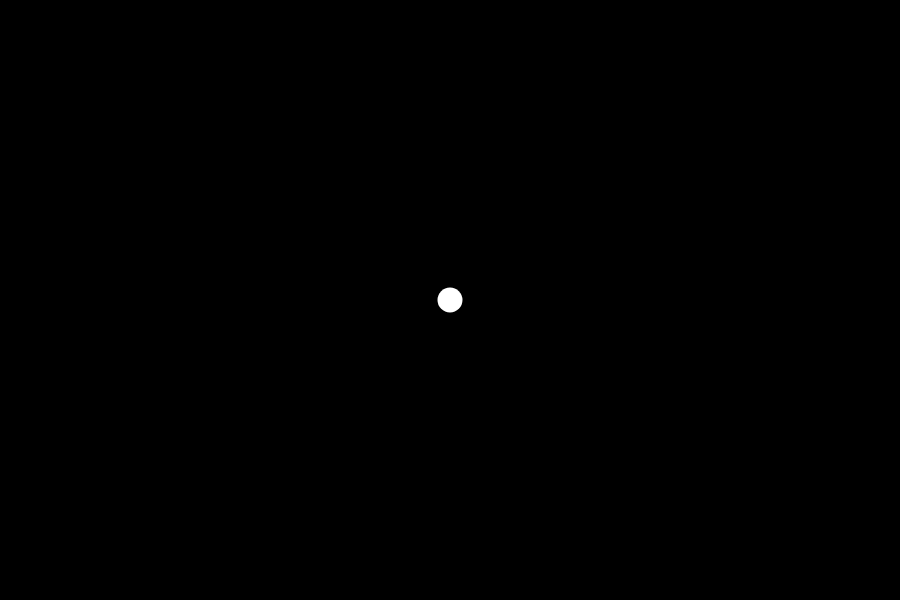
Frame 1 (no input)
Frame 60 (no input): identical to frame 1, image omitted
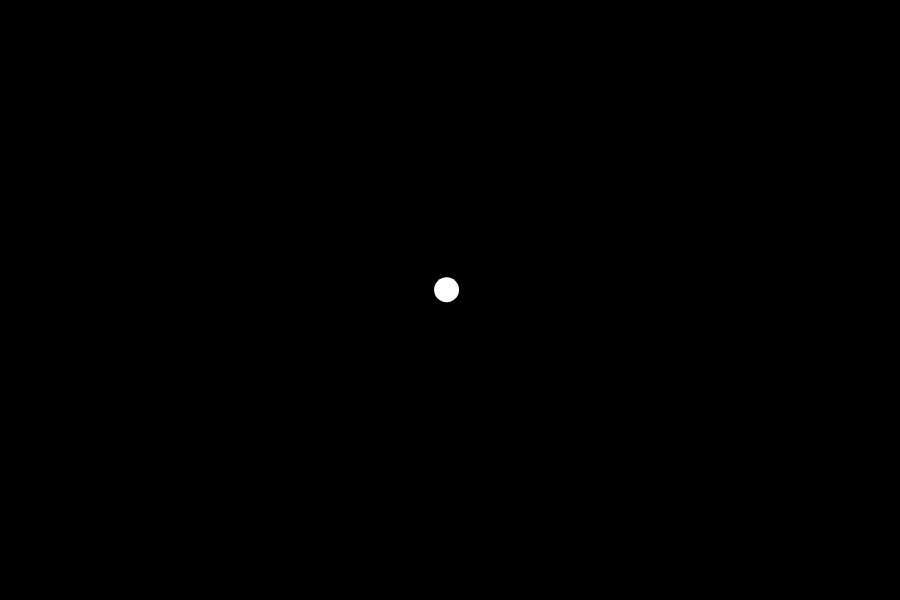
Frame 120 (the mouse pressed at the canvas centre since frame 60)

The p5.js sketch that drew these frames (run headless with seeded random() and noise() and a simulated clock; from frame 60 on, the mouse is pressed at the canvas centre):

// p5.js sketch
// ── sketch.js
var tickle;
class TickleWalker {
    constructor(x, y) {
        this.x = x;
        this.y = y;
    }

    move() {
        this.x += random(-5, 5);
        this.y += random(-5, 5);
    }

    display() {
        noStroke();
        fill(255);
        ellipse(this.x, this.y, 25, 25);
    }
    //mouse inside circle
    contains(x, y) {
        var d = dist(x, y, this.x, this.y);
        if (d < 25) {
            return true;
        } else {
            return false;
        }
    }
}
 

function setup() {
    createCanvas(900, 600);
    background(0);
    tickle = new TickleWalker(width/2, height/2);

}

// function draw() {
//     var randX = random(0, width);
//     var randY = random(0, height);

//     noStroke();
//     fill(random(255), random(255), random(255));
//     var size = random(10, 25);
//     ellipse(randX, randY, size, size);
// }

function draw() {
    background(0);
    tickle.display();
    if (tickle.contains(mouseX, mouseY)) {
        tickle.move();
    }
}
